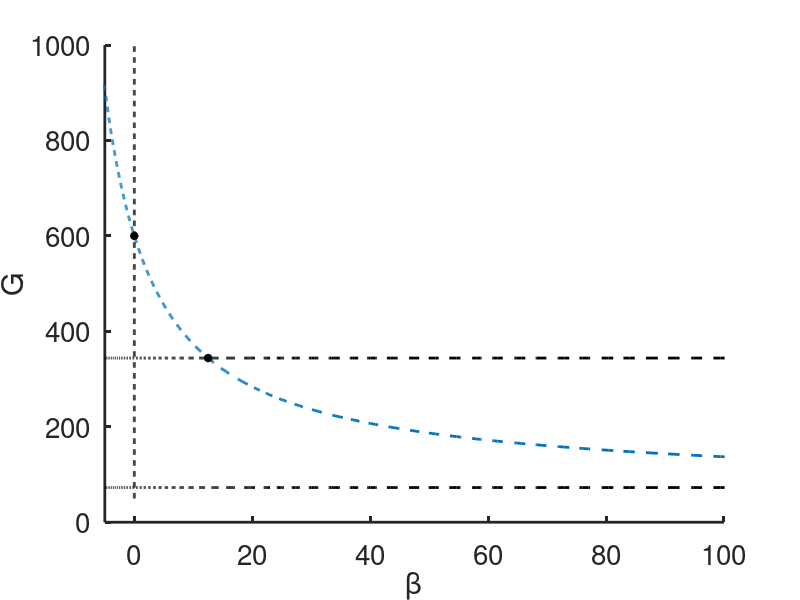

Recreate this plot in MATLAB. (Note: this script raises an error after producing the figure.)

%    -------------------------------------------------------------------
%
%     Solve the Topp model for the pathway to diabetes.
%
%     For Chapter 16, Section 16.7.2 of
%     Keener and Sneyd, Mathematical Physiology, 3rd Edition, Springer.
%
%     Written by James Keener and James Sneyd.
%
%    -------------------------------------------------------------------


function topp
close all; clear all; clc;
set(0,                           ...
   'defaultaxesfontsize', 20,   ...
   'defaultaxeslinewidth', 2.0, ...
   'defaultlinelinewidth', 2.0); 

global SI r1 EG0 R0 sigma alpha k d0 r2
SI=1;
EG0=1.44;
R0=864;
sigma=43.2;
alpha=141;
k=432;
d0 = 0.06;
r1 = 1e-3;   
r2 = 0.24e-5;

%% regulated hyperglycemia parameters
 %r1= 1.5;
 %d0 = 0.22;

%% display the steady states and dimensionless parameters

G1 = (r1 + sqrt((r1)^2 - 4*r2*d0))/(2*r2);
G2 = (r1 - sqrt((r1)^2 - 4*r2*d0))/(2*r2);
mu1 = R0/(alpha*EG0);
Ih1 = (R0/G1 - EG0)/SI;
beta1 = (alpha^2 + G1.*G1)./(sigma*G1.*G1) .* k/SI .*(R0./G1 - EG0);
betah1 = k*Ih1*(alpha^2+G1^2)/G1^2;
Ih2 = (R0/G2 - EG0)/SI;
betah2 = k*Ih2*(alpha^2+G2^2)/G2^2;
mu2 = sigma*SI*betah1/(EG0^2);
mu3 = k/EG0;
eps = d0/EG0;
lam1 = r1*alpha/d0;
lam2 = r2*alpha*alpha/d0;

%% fast-slow phase plane
G = linspace(50,1000,1000);
beta = (alpha^2 + G.*G)./(sigma*G.*G) .* k/SI .*(R0./G - EG0);
figure(1)
    plot(beta,G,'--',beta, G1*ones(1,length(beta)),'k--',beta,...
        G2*ones(1,length(beta)),'k--',zeros(1,length(G)),G,'k--', ...
        beta1,G1,'k*',0,R0/EG0,'k*')
    xlim([-5,100])
    xlabel('\beta')
    ylabel('G')
    box off
    hold on
%dlmwrite('topp.dat',[beta' G']);

%% solve the ode and plot solution
Idataset = [100,100,10;600,100,12;100,100,17;600,100,17]; %400,100,50;500,100,25;500,100,15;600,100,10];
tspan=linspace(0,100,10000);
for j = 1:4
    [t,sol] = ode15s(@(t,y)rhs(t,y),tspan,Idataset(j,:));
    figure(1)
        plot(sol(:,3),sol(:,1),'LineWidth',2)
        hold on
    figure(2)
        plot(t,sol(:,1))
        box off
        hold on
end

figure(1)
    hold off
    figure(2)
    xlabel('t')
    ylabel('G')


end % of main
%% the ODEs
function out = rhs(t,y)
global SI r1 EG0 R0 sigma alpha k d0 r2
G=y(1);
I=y(2);
beta=y(3);
out = [R0 - (EG0+SI*I)*G
       beta*sigma*G*G/(alpha^2+G*G) - k*I
       (-d0+r1*G-r2*G*G)*beta];
end

 
